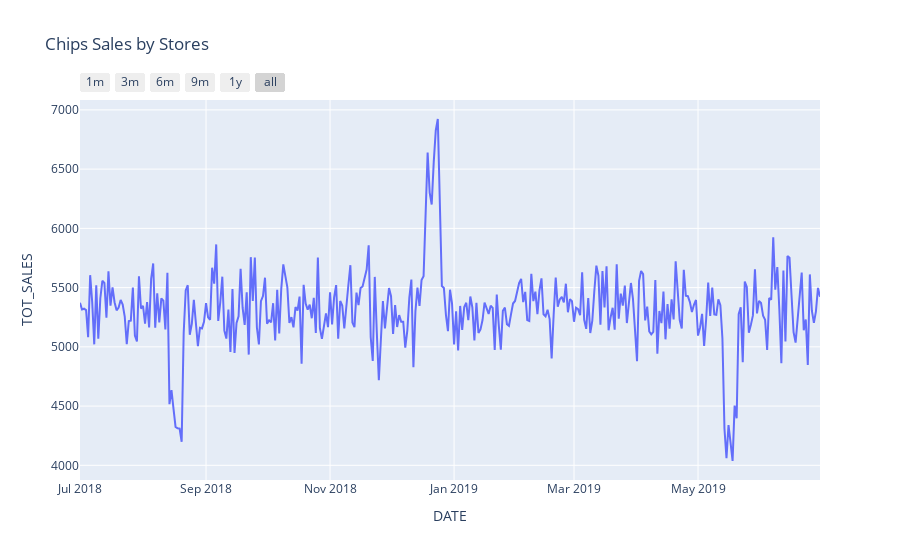

Here is the notebook cell this chart was saved with:
### Code cell
sales=sales_by_day.reset_index()
figure = px.line(sales, x='DATE', y='TOT_SALES', 
                 title='Chips Sales by Stores')

figure.update_xaxes(
    rangeselector=dict(
        buttons=list([
            dict(count=1, label="1m", step="month", stepmode="backward"),
            dict(count=3, label="3m", step="month", stepmode="backward"),
            dict(count=6, label="6m", step="month", stepmode="backward"),
            dict(count=9, label="9m", step="month", stepmode="backward"),
            dict(count=1, label="1y", step="year", stepmode="backward"),
            dict(step="all")
        ])
    )
)
figure.show()

### Figure 1 — Plotly figure (JSON) as saved in the notebook; plotly's stock layout.template omitted (floating-point values rounded to 4 significant figures; data arrays with more than 128 entries replaced by an {"elided": "..."} marker saying what was removed)
{"data": [{"hovertemplate": "DATE=%{x}<br>TOT_SALES=%{y}<extra></extra>", "legendgroup": "", "line": {"color": "#636efa", "dash": "solid"}, "marker": {"symbol": "circle"}, "mode": "lines", "name": "", "orientation": "v", "showlegend": false, "type": "scatter", "x": {"elided": "364 str values"}, "xaxis": "x", "y": {"elided": "364 float values"}, "yaxis": "y"}], "layout": {"legend": {"tracegroupgap": 0}, "title": {"text": "Chips Sales by Stores"}, "xaxis": {"anchor": "y", "domain": [0, 1], "rangeselector": {"buttons": [{"count": 1, "label": "1m", "step": "month", "stepmode": "backward"}, {"count": 3, "label": "3m", "step": "month", "stepmode": "backward"}, {"count": 6, "label": "6m", "step": "month", "stepmode": "backward"}, {"count": 9, "label": "9m", "step": "month", "stepmode": "backward"}, {"count": 1, "label": "1y", "step": "year", "stepmode": "backward"}, {"step": "all"}]}, "title": {"text": "DATE"}}, "yaxis": {"anchor": "x", "domain": [0, 1], "title": {"text": "TOT_SALES"}}}}
